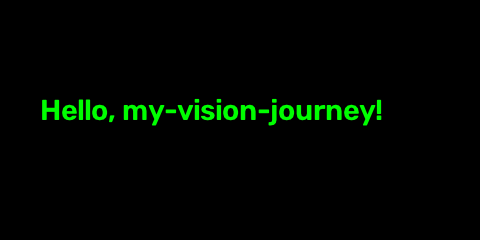
#> input picture week01/hello.png, 480 x 240 px
$ python color_space_demo.py
#> lines starting #> are read from the running program, lines starting #| are printed output that depends on the picture; after the words box and inside, x2 and y2 are one past the last pixel; in counts of white or black regions, pixels touching at a corner belong together
"""
W2 实验：色彩空间转换演示
功能：
  - 读取图片，展示 BGR → RGB / Gray / HSV 的转换
  - HSV 阈值分割示例（提取指定颜色）
  - 生成对比图并保存

作者：魏勺子
日期：2026-09-14
"""

import cv2
import numpy as np
import os


def demo_color_conversion(image_path: str, output_dir: str = "output"):
    """
    演示色彩空间转换

    Args:
        image_path: 输入图片路径
        output_dir: 输出目录
    """
#> called with image_path = '../week01/hello.png', output_dir = 'output'
    os.makedirs(output_dir, exist_ok=True)

    # 读取图片（BGR 格式）
    img_bgr = cv2.imread(image_path)
#> img_bgr is the input picture: shape (240, 480, 3); mean B, G, R 0, 6.2, 0
    if img_bgr is None:
        raise FileNotFoundError(f"无法读取图片: {image_path}")

    print(f"原始图片尺寸: {img_bgr.shape}")  # (height, width, channels)
#| 原始图片尺寸: (240, 480, 3)

    # 1. BGR → RGB（用于 matplotlib 正确显示）
    img_rgb = cv2.cvtColor(img_bgr, cv2.COLOR_BGR2RGB)

    # 2. BGR → 灰度
    img_gray = cv2.cvtColor(img_bgr, cv2.COLOR_BGR2GRAY)
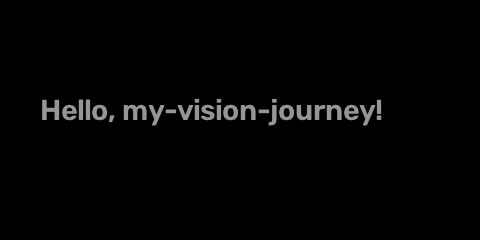
#> img_gray: shape (240, 480); min 0, max 150, mean 3.7
    print(f"灰度图尺寸: {img_gray.shape}")  # (height, width)
#| 灰度图尺寸: (240, 480)

    # 3. BGR → HSV
    img_hsv = cv2.cvtColor(img_bgr, cv2.COLOR_BGR2HSV)
#> img_hsv: shape (240, 480, 3); mean H, S, V 2, 8.4, 6.2
    h, s, v = cv2.split(img_hsv)
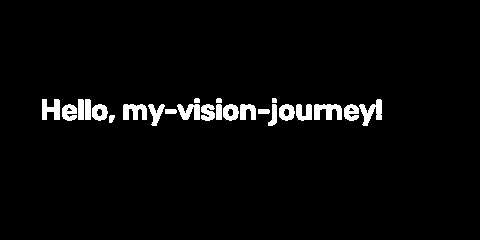
#> h: shape (240, 480); values 0 (black) and 60 (white), 3.3% white; 24 white regions, largest, box (x1, y1, x2, y2) and area: (314, 104, 342, 120) 313, (359, 99, 382, 126) 307, (123, 104, 147, 120) 282
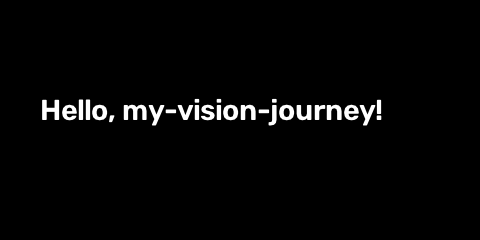
#> v: shape (240, 480); min 0, max 255, mean 6.2

    # 保存结果
    cv2.imwrite(f"{output_dir}/01_original_bgr.jpg", img_bgr)
    cv2.imwrite(f"{output_dir}/02_rgb.jpg", cv2.cvtColor(img_rgb, cv2.COLOR_RGB2BGR))
    cv2.imwrite(f"{output_dir}/03_gray.jpg", img_gray)
    cv2.imwrite(f"{output_dir}/04_hsv_h.jpg", h)
    cv2.imwrite(f"{output_dir}/05_hsv_s.jpg", s)
    cv2.imwrite(f"{output_dir}/06_hsv_v.jpg", v)

    print(f"色彩空间转换结果已保存到 {output_dir}/")

    return img_bgr, img_hsv


def demo_hsv_threshold(img_bgr: np.ndarray, img_hsv: np.ndarray,
                       color_name: str = "blue",
                       output_dir: str = "output"):
    """
    演示 HSV 阈值分割

    Args:
        img_bgr: BGR 格式原图
        img_hsv: HSV 格式图像
        color_name: 要提取的颜色名称
        output_dir: 输出目录
    """
#> called with color_name = 'blue', output_dir = 'output'
    os.makedirs(output_dir, exist_ok=True)

    # 预定义颜色范围
    color_ranges = {
        "red":    ([0, 50, 50], [10, 255, 255], [170, 50, 50], [179, 255, 255]),
        "orange": ([11, 50, 50], [25, 255, 255], None, None),
        "yellow": ([26, 50, 50], [34, 255, 255], None, None),
        "green":  ([35, 50, 50], [85, 255, 255], None, None),
        "blue":   ([100, 50, 50], [130, 255, 255], None, None),
        "purple": ([131, 50, 50], [160, 255, 255], None, None),
    }

    if color_name not in color_ranges:
        print(f"未知颜色 '{color_name}'，使用蓝色作为默认")
        color_name = "blue"

    ranges = color_ranges[color_name]

    # 创建掩码
    if ranges[2] is not None:  # 红色需要两个范围
        lower1, upper1 = np.array(ranges[0]), np.array(ranges[1])
        lower2, upper2 = np.array(ranges[2]), np.array(ranges[3])
        mask1 = cv2.inRange(img_hsv, lower1, upper1)
        mask2 = cv2.inRange(img_hsv, lower2, upper2)
        mask = cv2.bitwise_or(mask1, mask2)
    else:
        lower, upper = np.array(ranges[0]), np.array(ranges[1])
        mask = cv2.inRange(img_hsv, lower, upper)
#> mask: shape (240, 480); every value is 0

    # 应用掩码
    result = cv2.bitwise_and(img_bgr, img_bgr, mask=mask)
#> result: shape (240, 480, 3); every value is 0

    # 保存结果
    cv2.imwrite(f"{output_dir}/07_mask_{color_name}.jpg", mask)
    cv2.imwrite(f"{output_dir}/08_result_{color_name}.jpg", result)

    # 统计
    total_pixels = mask.size
#> total_pixels = 115200
    selected_pixels = np.count_nonzero(mask)
#> selected_pixels = 0
    ratio = selected_pixels / total_pixels * 100
#> ratio = 0

    print(f"\nHSV 阈值分割结果 ({color_name}):")
    print(f"  选中像素: {selected_pixels:,} / {total_pixels:,} ({ratio:.1f}%)")
#|   选中像素: 0 / 115,200 (0.0%)
    print(f"  结果已保存到 {output_dir}/")

    return mask, result


def create_comparison_grid(image_path: str, output_path: str = "output/comparison.jpg"):
    """
    创建色彩空间对比图（2x3 网格）

    Args:
        image_path: 输入图片路径
        output_path: 输出图片路径
    """
#> called with image_path = '../week01/hello.png', output_path = 'output/comparison.jpg'
    img_bgr = cv2.imread(image_path)
    if img_bgr is None:
        raise FileNotFoundError(f"无法读取图片: {image_path}")

    # 转换各种色彩空间
    img_rgb = cv2.cvtColor(img_bgr, cv2.COLOR_BGR2RGB)
    img_gray = cv2.cvtColor(img_bgr, cv2.COLOR_BGR2GRAY)
    img_hsv = cv2.cvtColor(img_bgr, cv2.COLOR_BGR2HSV)
    h, s, v = cv2.split(img_hsv)

    # 统一为 3 通道以便拼接
    img_gray_3ch = cv2.cvtColor(img_gray, cv2.COLOR_GRAY2BGR)
    h_3ch = cv2.applyColorMap(h, cv2.COLORMAP_HSV)  # H 用彩色显示
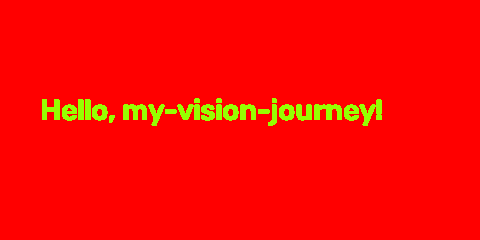
#> h_3ch: shape (240, 480, 3); mean B, G, R 0, 8.4, 251.5
    s_3ch = cv2.cvtColor(s, cv2.COLOR_GRAY2BGR)
    v_3ch = cv2.cvtColor(v, cv2.COLOR_GRAY2BGR)

    # 添加标签
    def add_label(img, text):
#> called with text = 'BGR (OpenCV)'
        img_copy = img.copy()
        cv2.putText(img_copy, text, (10, 30),
                   cv2.FONT_HERSHEY_SIMPLEX, 0.8, (0, 255, 0), 2)
        return img_copy

    # 拼接 2x3 网格
    row1 = np.hstack([
        add_label(img_bgr, "BGR (OpenCV)"),
        add_label(cv2.cvtColor(img_rgb, cv2.COLOR_RGB2BGR), "RGB"),
        add_label(img_gray_3ch, "Grayscale")
    ])
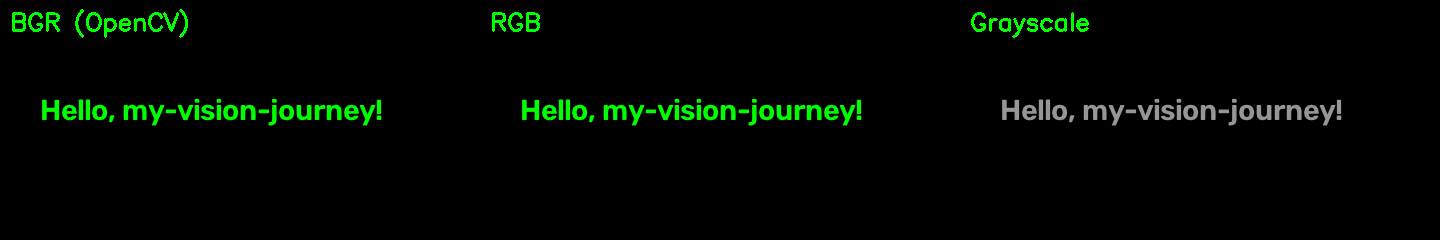
#> row1: shape (240, 1440, 3); mean B, G, R 1.2, 7.4, 1.2
    row2 = np.hstack([
        add_label(h_3ch, "HSV - Hue"),
        add_label(s_3ch, "HSV - Saturation"),
        add_label(v_3ch, "HSV - Value")
    ])
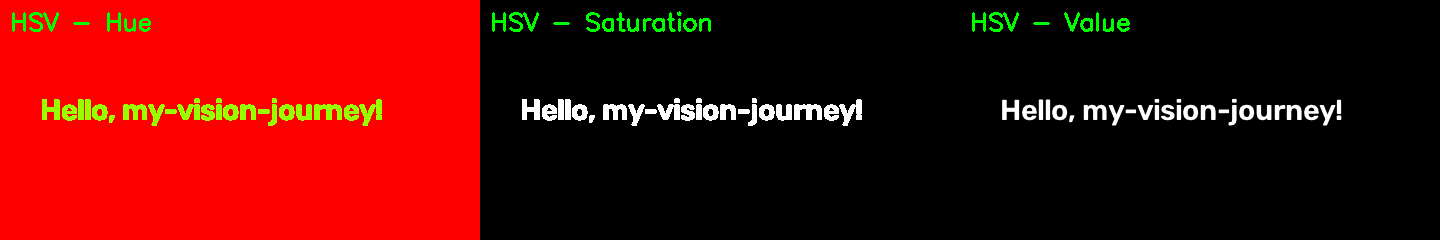
#> row2: shape (240, 1440, 3); mean B, G, R 4.9, 9.9, 88.2

    grid = np.vstack([row1, row2])
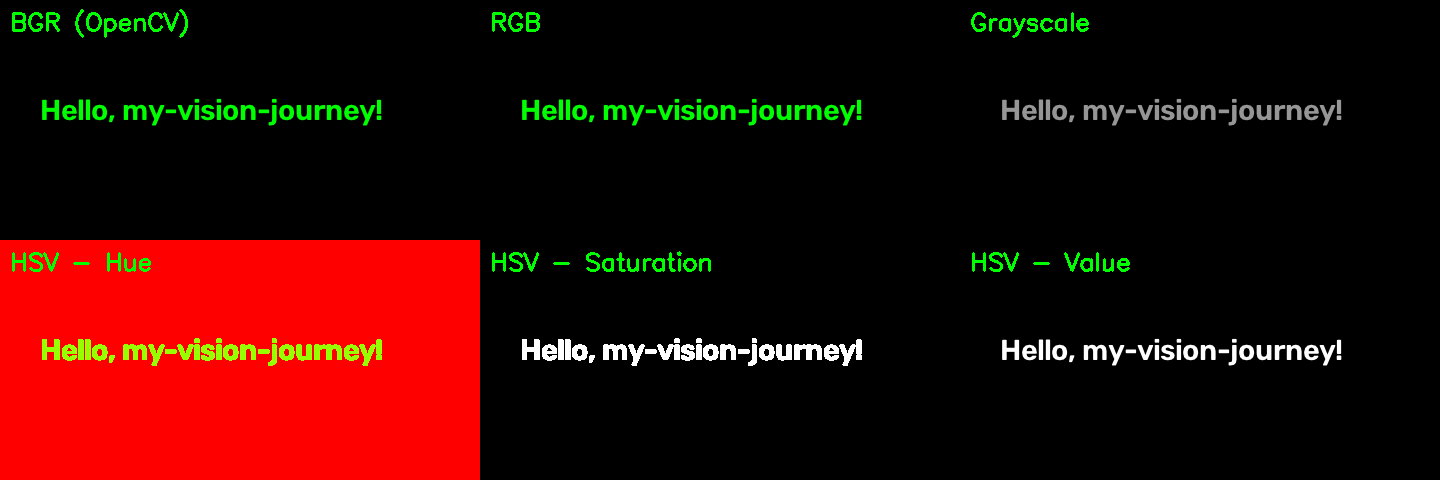
#> grid: shape (480, 1440, 3); mean B, G, R 3.1, 8.7, 44.7

    # 保存
    os.makedirs(os.path.dirname(output_path), exist_ok=True)
    cv2.imwrite(output_path, grid)
    print(f"\n对比图已保存: {output_path}")


def main():
    """主函数：演示色彩空间操作"""

    # 使用 W1 生成的 hello.png 作为示例图片
    # 如果没有，可以替换为任意图片路径
    sample_image = "../week01/hello.png"

    if not os.path.exists(sample_image):
        print(f"示例图片不存在: {sample_image}")
        print("请修改 sample_image 变量为实际图片路径")
        return

    print("=" * 50)
    print("色彩空间转换演示")
    print("=" * 50)

    # 1. 基础转换
    img_bgr, img_hsv = demo_color_conversion(sample_image)

    # 2. HSV 阈值分割（尝试提取蓝色）
    print("\n" + "-" * 50)
    demo_hsv_threshold(img_bgr, img_hsv, color_name="blue")

    # 3. 生成对比图
    print("\n" + "-" * 50)
    create_comparison_grid(sample_image)

    print("\n" + "=" * 50)
    print("演示完成！查看 output/ 目录下的结果")
    print("=" * 50)


if __name__ == "__main__":
    main()
